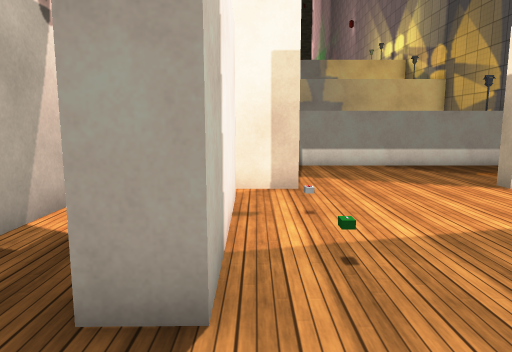
[1] (above)

15 first-person views from a walk through a scene from a Unity 3-D project. The camera is 1.5 m above the floor, tilts 8° down and sees 70° across. The floor is counted in squares, 1 m on a side. Each view is taken from the middle of a square. On the plan, view 1 faces up. The plan holds only what a view shows up to about 16 squares ahead; the rest is blank. The place goes on beyond the plan. The player character is not drawn. Some surface patterns are stand-ins.

[2]
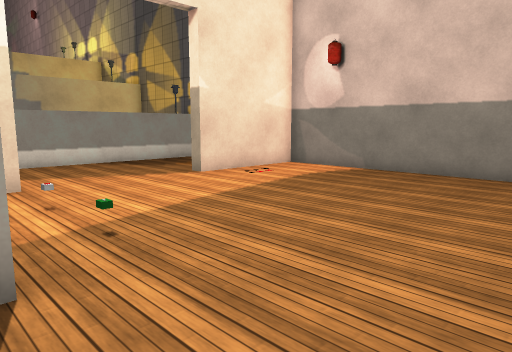

[3]
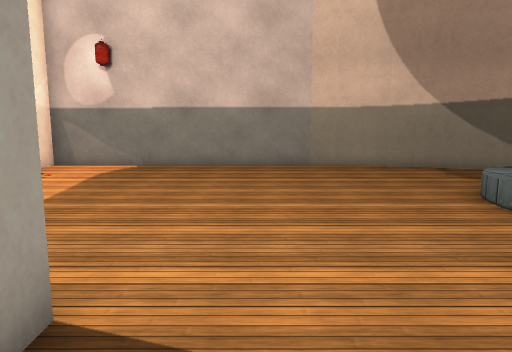

[4]
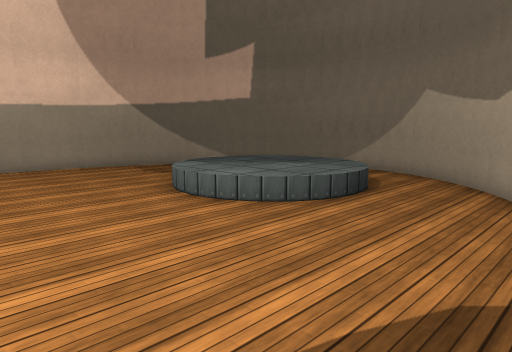

[5]
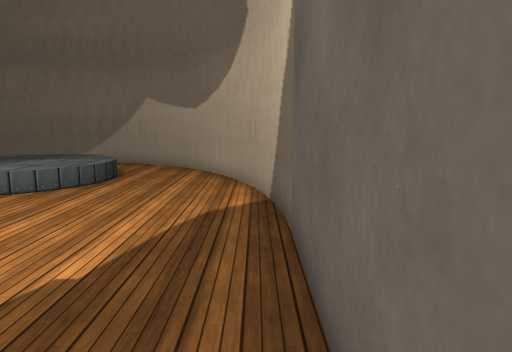

[6]
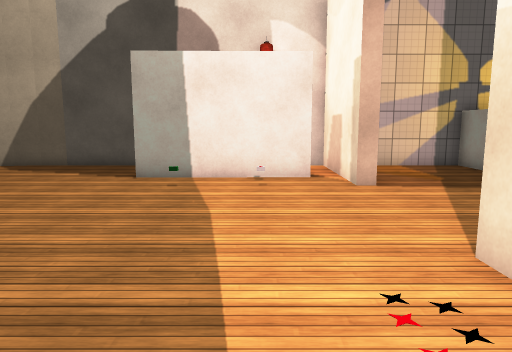

[7]
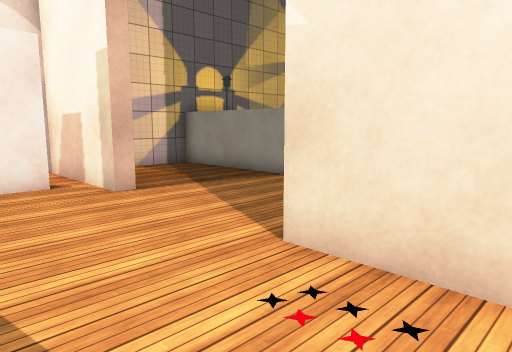

[8]
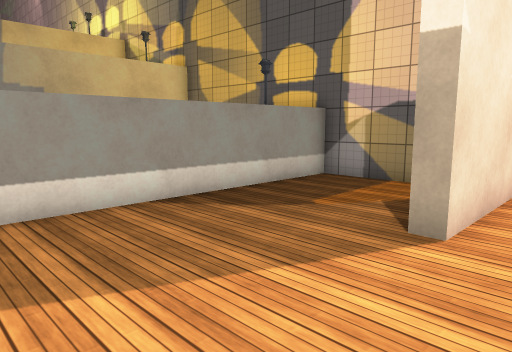

[9]
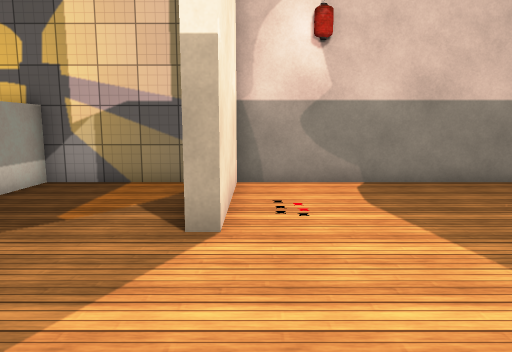

[10]
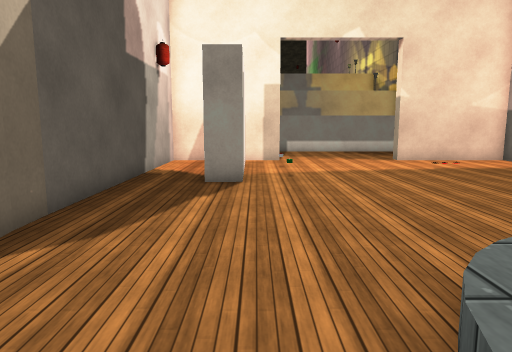

[11]
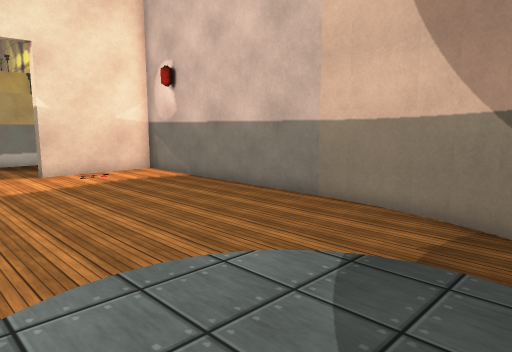

[12]
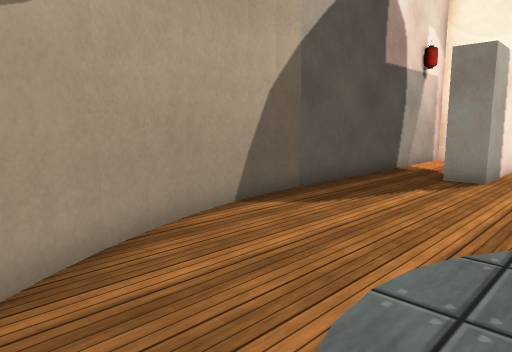

[13]
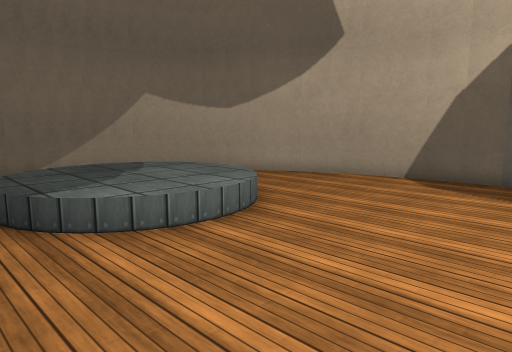

[14]
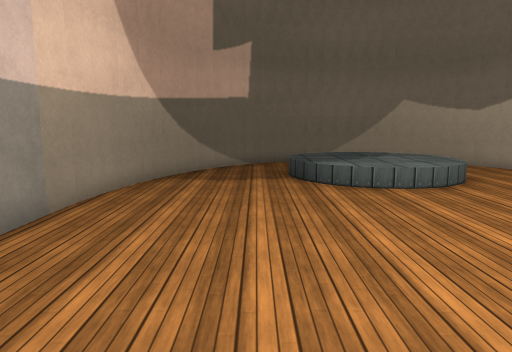

[15]
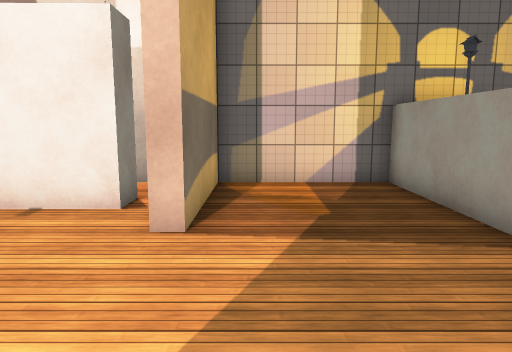

### Floor plan
Key: @ floor where view 1 was taken; # wall or solid block; . main floor; : floor 0.5 m higher than the main floor; / step, stairs or slope; O other object.
Columns run from 4 left of view 1 to 11 right of it. Each row starts with its distance up from view 1.
 14 ################
 13 #..............#
 12 #..............#
 11 #..............#
 10 #..............#
  9 #####.....######
  8 #..............#
  7 #..#...........#
  6 #..#...........#
  5 #..#...........#
  4 #..#.O.........#
  3 #..#...........#
  2 #..............#
  1 #..............#
  0 #...@..........#
 -1 #..............#
 -2 #..............#
 -3 #..............#
 -4 ##..../::/....##
 -5  #.../::::/...#
 -6  #.../::::/...#
 -7  ##../::::/..##
 -8   ##../::/..##
 -9    ##..   .##
-10     ###. ###
-11       ####

Where each view was taken, in squares from view 1:
view 1: 0 up, 0 right, facing up
view 2: 1 down, 1 left, facing up-right
view 3: 1 up, 3 left, facing right
view 4: 1 up, 3 left, facing down-right
view 5: 4 up, 3 left, facing down
view 6: 6 up, 10 right, facing left
view 7: 5 up, 9 right, facing up-left
view 8: 7 up, 1 right, facing up-right
view 9: 8 up, 1 right, facing right
view 10: 7 down, 0 right, facing up
view 11: 7 down, 2 right, facing up-right
view 12: 8 down, 2 right, facing up-left
view 13: 1 up, 7 right, facing down-left
view 14: 5 up, 7 right, facing down
view 15: 10 up, 6 right, facing left
